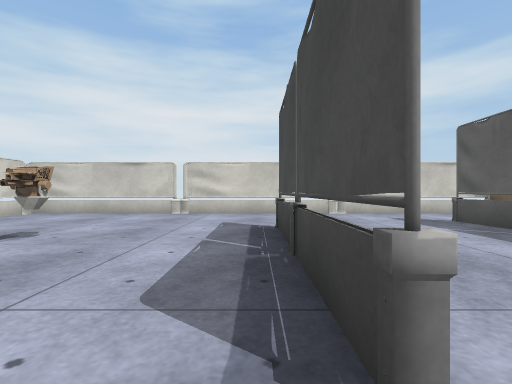
View 1 (above)

12 first-person views from a walk through a 3-D level made in the Unity game engine. The camera is 0.65 m above the floor, looks level and sees 85° across. The floor is counted in squares, 1 m on a side. Each view is taken from the middle of a square. On the plan, view 1 faces up. The plan holds only what a view shows up to about 9 squares ahead; the rest is blank. The player is left out. Surface patterns are stand-ins for the level's own textures.

View 2
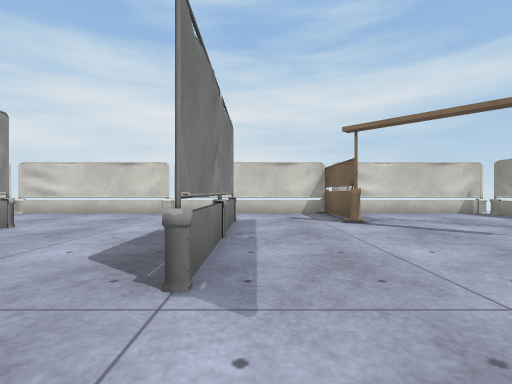

View 3
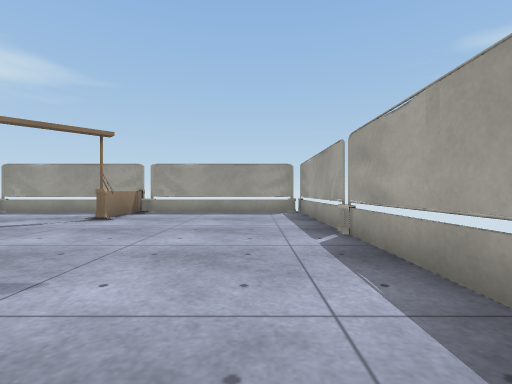

View 4
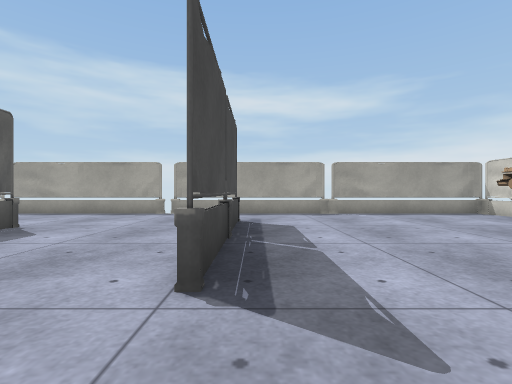

View 5
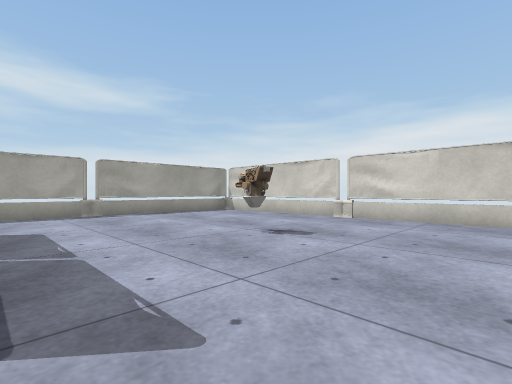

View 6
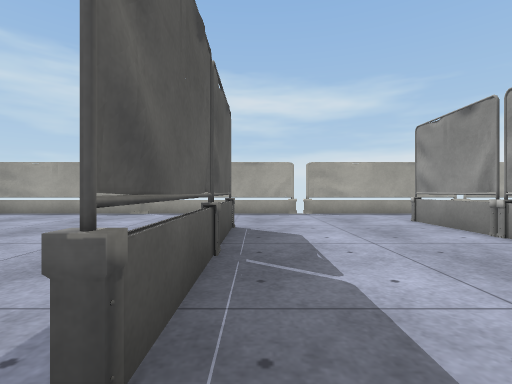

View 7
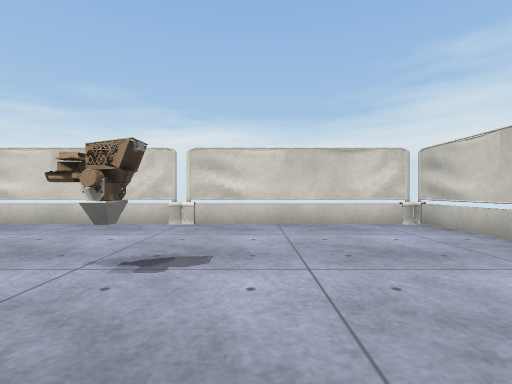

View 8
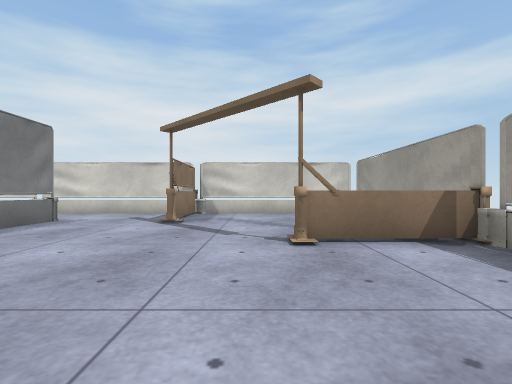

View 9
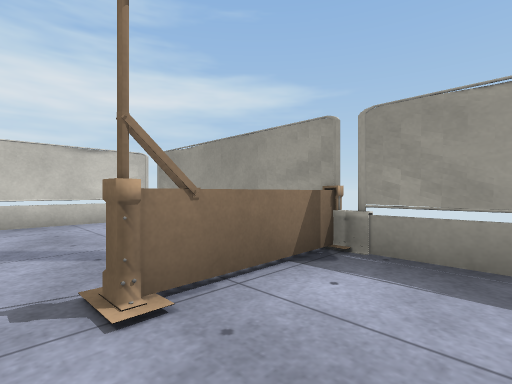

View 10
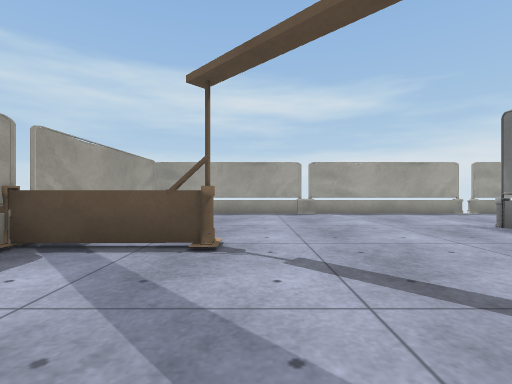

View 11
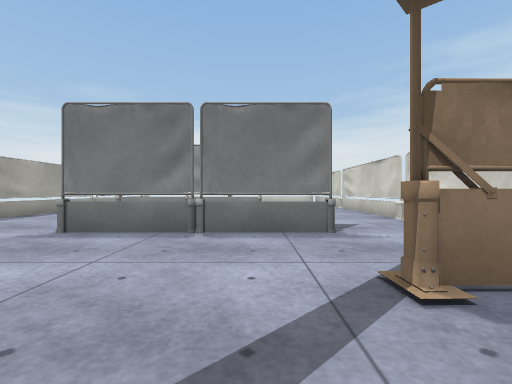

View 12
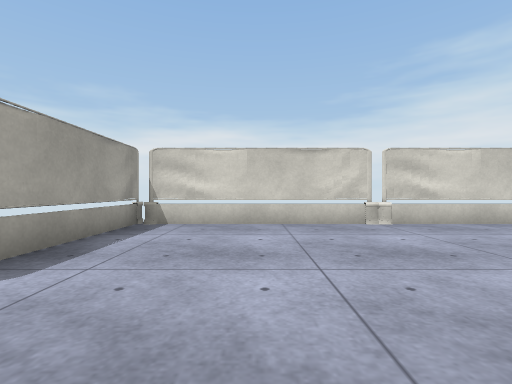

### Floor plan
Points are (right, up) in squares from view 1. A wall is a line through its corners. A room is listed if a view was taken in it or the views show most of it. See-through windows are left out.
Room 1 (views 1, 2, 3, 4, 5, 6, 7, 8, 9, 10, 11, 12)
walls: (4.4, 2.5) (4.4, 5.6); (4.5, 5.5) (4.5, 2.4); (0.5, 4.6) (0.5, 1.5); (0.4, 1.4) (0.4, 4.6); (2.9, -1.4) (12.1, -1.4); (3, -1.5) (3.5, -1.4); (2.4, 8.4) (-2.1, 8.4); (-2.9, 4) (-3.1, 3.4); (-2.9, 4) (-2.9, 3.4); (-3.3, 4.1) (-3, 4) (-3.1, 3.5); (-3.4, 4) (-3, 4) (-3, 3.8) (-3.4, 3.8); (7.8, -1.5) (8.3, -1.4); (-1.9, -1.5) (-1.4, -1.4); (-2, -1.4) (2.5, -1.4); (7.2, 8.4) (2.6, 8.4); (-2.3, 8.4) (-6.9, 8.4); (11.9, 4.3) (11.9, 7.5); (11.9, -0.5) (11.9, 2.6); (-6.7, 2.6) (-6.7, -0.5); (11.9, 8.4) (7.4, 8.4); (-6.7, 7.5) (-6.7, 4.4); (-6.9, -1.4) (-2.4, -1.4)
objects: pillar (-7, -1); pillar (-7, 3); pillar (-7, 4); pillar (-7, 8); other object (-6, -1); block (-6, 3); block (-6, 4); other object (-6, 8); block (-3, -1); other object (-3, 8); pillar (-2, -1); other object (-2, 8); other object (-1, -1); other object (-1, 8); pillar (0, 1); pillar (0, 5); other object (1, -1); other object (1, 8); block (2, -1); other object (2, 8); other object (3, -1); other object (3, 8); other object (4, -1); pillar (4, 2); pillar (4, 6); other object (4, 8); block (6, -1); other object (6, 8); other object (7, -1); other object (7, 6) to (7, 7); other object (7, 8); other object (8, -1); other object (8, 8); other object (9, -1); other object (10, 4) to (11, 4); other object (11, -1); block (11, 3); other object (11, 8); pillar (12, 3); block (12, 4); other object (12, 8)

Positions as (right, up) in squares from view 1, and headings:
1: (0, 0), facing up
2: (5, 0), facing up
3: (3, 0), facing right
4: (0, 7), facing down
5: (0, 7), facing down-left
6: (4, 7), facing down
7: (-1, 5), facing left
8: (9, 0), facing up
9: (9, 2), facing up-right
10: (9, 7), facing down
11: (9, 5), facing left
12: (-1, 1), facing left
